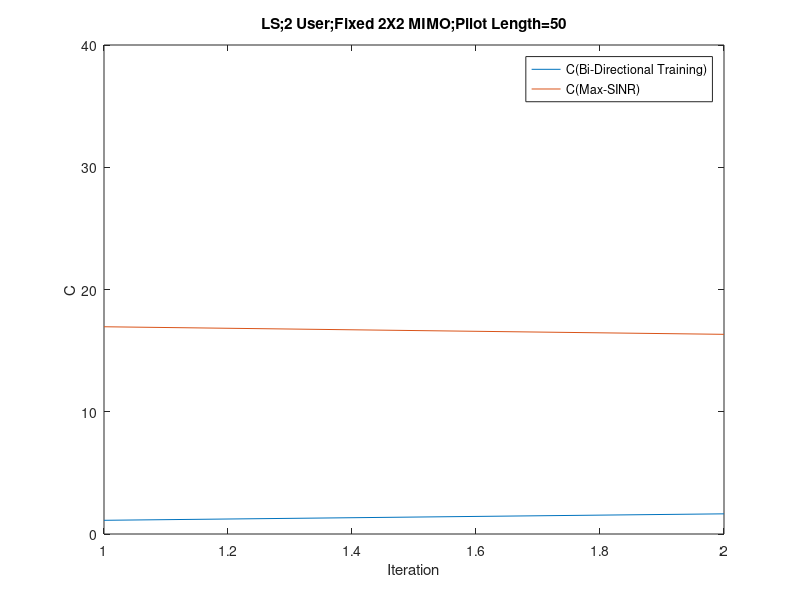

Here is the MATLAB script that generated this plot:
%2 user, 2X2 MIMO Channel
%Turn Off Common Channel 
%calculate MSE
%LS Filter
%add realization function
%Reproduce Fig.2
clc
clear

H{1,1}=(1/sqrt(2))*[randn(1,1)+1i*randn(1,1) randn(1,1)+1i*randn(1,1);randn(1,1)+1i*randn(1,1) randn(1,1)+1i*randn(1,1)];
H{1,2}=0.8*(1/sqrt(2))*[randn(1,1)+1i*randn(1,1) randn(1,1)+1i*randn(1,1);randn(1,1)+1i*randn(1,1) randn(1,1)+1i*randn(1,1)];
H{2,1}=0.8*(1/sqrt(2))*[randn(1,1)+1i*randn(1,1) randn(1,1)+1i*randn(1,1);randn(1,1)+1i*randn(1,1) randn(1,1)+1i*randn(1,1)];
H{2,2}=(1/sqrt(2))*[randn(1,1)+1i*randn(1,1) randn(1,1)+1i*randn(1,1);randn(1,1)+1i*randn(1,1) randn(1,1)+1i*randn(1,1)];

Z{1,1}=H{1,1}.';
Z{1,2}=H{2,1}.';
Z{2,1}=H{1,2}.';
Z{2,2}=H{2,2}.';

for k = 1:2
    gp(:,k)=[1;1];
    gp_w(:,k)=[1;1];
    gp(:,k)=gp(:,k)/norm(gp(:,k));
    gp_w(:,k)=gp_w(:,k)/norm(gp_w(:,k));
end



sigma = sqrt(10^(-3));

i = 10^(4); %FilterLength

for iteration = 1:2
    
    iteration

            for k = 1:2
            gp(:,k)=gp(:,k)/norm(gp(:,k));
            gp_w(:,k)=gp_w(:,k)/norm(gp_w(:,k));
            end
            
           
            %Backward Training
            for iter1 = 1:i

                    for k =1:2
                        if rand-0.5 >= 0
                                    xp_b(k,iter1) = 1;
                                else
                                    xp_b(k,iter1) = -1;
                        end
                    end
                    
                       
                    for k = 1:2

                                neq_p(:,iter1,k) = [0;0];
                                for j = 1:2
                                    if j~=k; 
                                        neq_p(:,iter1,k) = neq_p(:,iter1,k) + Z{k,j}*gp(:,j)*xp_b(j,iter1);
                                    end
                                end

                                neq_p_w(:,iter1,k) = [0;0];
                                for j = 1:2
                                    if j~=k;
                                        neq_p_w(:,iter1,k) = neq_p_w(:,iter1,k) + Z{k,j}*gp_w(:,j);
                                    end
                                end

                           
                    end
                    
                    for k = 1:2    
                                yb(:,iter1,k) = Z{k,k}*(gp(:,k)*xp_b(k,iter1))...
                                                +neq_p(:,iter1,k)...
                                                +sigma*(1/sqrt(2))*[(randn(1,1)+1i*randn(1,1));(randn(1,1)+1i*randn(1,1))];
                    end
                           
                    
                    
            end
            
            
            
                    for k = 1:2
                            vp_w(:,k) = inv(  Z{k,k}*gp_w(:,k)*gp_w(:,k)'*Z{k,k}'... 
                                            + neq_p_w(:,iter1,k)*(neq_p_w(:,iter1,k))'...  
                                            + eye(2)*sigma^2  ) * (Z{k,k}*gp_w(:,k)); 
                    end
            
                    for k = 1:2
                    vp(:,k)  = inv(yb(:,:,k)*yb(:,:,k)')*yb(:,:,k)*xp_b(k,:)';
                    end
            
                    for k = 1:2
                    vp(:,k)=vp(:,k)/norm(vp(:,k));
                    vp_w(:,k)=vp_w(:,k)/norm(vp_w(:,k));
                    end
       

            %Forward Training  
            for iter2 = 1:i

                    for k = 1:2
                        if rand-0.5 >= 0
                                    xp_f(k,iter2) = 1;
                                else
                                    xp_f(k,iter2) = -1;
                        end
                    end

                    for k = 1:2

                                neq_p(:,iter2,k) = [0;0];
                                for j = 1:2
                                    if j~=k; 
                                        neq_p(:,iter2,k) = neq_p(:,iter2,k) + H{k,j}*vp(:,j)*xp_f(k,iter2);
                                    end
                                end

                                neq_p_w(:,iter2,k) = [0;0];
                                for j = 1:2
                                    if j~=k;
                                        neq_p_w(:,iter2,k) = neq_p_w(:,iter2,k) + H{k,j}*vp_w(:,j);
                                    end
                                end

                    end
                    
                    for k = 1:2    
                    yf(:,iter2,k) = H{k,k}*(vp(:,k)*xp_f(k,iter2))...
                                    +neq_p(:,iter2,k)...
                                    +sigma*(1/sqrt(2))*[(randn(1,1)+1i*randn(1,1));(randn(1,1)+1i*randn(1,1))];
                    end
                   
            end 
    
                for k = 1:2 
                gp_w(:,k) = inv(  H{k,k}*vp_w(:,k)*vp_w(:,k)'*H{k,k}'...
                                + neq_p_w(:,iter2,k)*(neq_p_w(:,iter2,k))'...  
                                + eye(2)*sigma^2  ) * (H{k,k}*vp_w(:,k)); 
                end

                for k = 1:2
                gp(:,k)  = inv(yf(:,:,k)*yf(:,:,k)')*yf(:,:,k)*xp_f(k,:)';
                end             
                      
           
    
            for k = 1:2
        
                neq_SINR_p(:,iteration,k) = [0;0];
                for j = 1:2
                    if j~=k; 
                neq_SINR_p(:,iteration,k) = neq_SINR_p(:,iteration,k) + gp(:,k)'*H{k,j}*vp(:,j);
                    end
                end

                neq_SINR_p_w(:,iteration,k) = [0;0];
                for j = 1:2
                    if j~=k; 
                neq_SINR_p_w(:,iteration,k) = neq_SINR_p_w(:,iteration,k) + gp_w(:,k)'*H{k,j}*vp_w(:,j);
                    end
                end
        
            end
    
            for k = 1:2
            SINR_without_stat(iteration,k)= norm(  gp(:,k)'*H{k,k}*vp(:,k) )^2/(  norm(  neq_SINR_p(:,iteration,k)  )^2+ norm( gp(:,k)'*eye(2)*sigma^2*gp(:,k) )    );
            SINR_know_stat(iteration,k)= norm(   gp_w(:,k)'*H{k,k}*vp_w(:,k) )^2/(  norm(  neq_SINR_p_w(:,iteration,k)  )^2 + norm( gp_w(:,k)'*eye(2)*sigma^2*gp_w(:,k) )   );
            end
    
    
           
end
   

n=1:iteration;

plot(   n,  log2(1+SINR_without_stat(n,1))+log2(1+SINR_without_stat(n,2)), n,  log2(1+SINR_know_stat(n,1))+log2(1+SINR_know_stat(n,2)) )
legend('C(Bi-Directional Training)','C(Max-SINR)')
xlabel('Iteration')
ylabel('C')
title('LS;2 User;Fixed 2X2 MIMO;Pilot Length=50')
axis([1 iteration 0 40])


